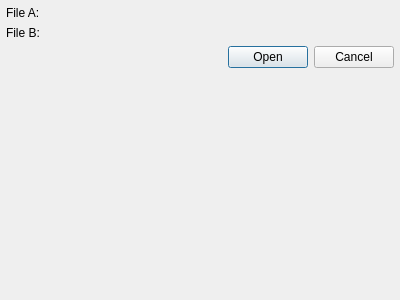
<?xml version="1.0" encoding="UTF-8"?>
<ui version="4.0">
 <class>DiffReportDialog</class>
 <widget class="QDialog" name="DiffReportDialog">
  <property name="geometry">
   <rect>
    <x>0</x>
    <y>0</y>
    <width>400</width>
    <height>300</height>
   </rect>
  </property>
  <property name="windowTitle">
   <string>Diff two files</string>
  </property>
  <property name="sizeGripEnabled">
   <bool>false</bool>
  </property>
  <layout class="QFormLayout" name="formLayout">
   <property name="leftMargin">
    <number>6</number>
   </property>
   <property name="topMargin">
    <number>6</number>
   </property>
   <property name="rightMargin">
    <number>6</number>
   </property>
   <property name="bottomMargin">
    <number>6</number>
   </property>
   <item row="0" column="0">
    <widget class="QLabel" name="label">
     <property name="text">
      <string>File A:</string>
     </property>
    </widget>
   </item>
   <item row="1" column="0">
    <widget class="QLabel" name="label_2">
     <property name="text">
      <string>File B:</string>
     </property>
    </widget>
   </item>
   <item row="0" column="1">
    <widget class="KUrlRequester" name="file_a"/>
   </item>
   <item row="1" column="1">
    <widget class="KUrlRequester" name="file_b"/>
   </item>
   <item row="2" column="1">
    <widget class="QDialogButtonBox" name="buttonBox">
     <property name="standardButtons">
      <set>QDialogButtonBox::Cancel|QDialogButtonBox::Open</set>
     </property>
    </widget>
   </item>
  </layout>
 </widget>
 <customwidgets>
  <customwidget>
   <class>KUrlRequester</class>
   <extends>QWidget</extends>
   <header>kurlrequester.h</header>
  </customwidget>
 </customwidgets>
 <resources/>
 <connections/>
</ui>
